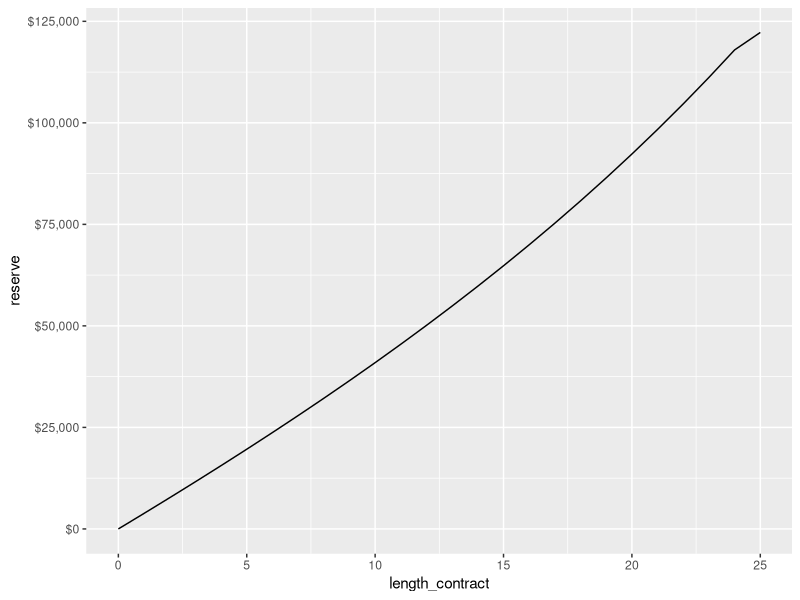

The R script that drew this image:
## ---- chunk 1
knitr::opts_chunk$set(echo = TRUE)
## ---- chunk 2
#want the map function from purrr:
library(tidyverse)
library(scales)
packageVersion("tidyverse")
## ---- chunk 3
x <- 50
T <- 10 
B <- 200000
r <- 0.025
## ---- chunk 4
#0: alive, 1:dead 
mu01 <- function(u){
  a <- 0.002 
  b <- 0.0005 
  return(a + b*(u-50))
}

p_surv <- function(t,s){
  f <- Vectorize(mu01)
  integral <- integrate(f, lower = t, upper = s)$value
  return(exp((-1)*integral))
}

v <- function(t){
  return(exp(-(r*t)))
}
## ---- chunk 5
upper_summand <- function(n){
  v(n+1)*p_surv(x, x + n)*(1 - p_surv(x + n, x + n + 1))
}

lower_summand <- function(n){
  v(n)*p_surv(x, x + n)
}

premium_yearly <- (B*sum(map_dbl(0:(T-1), upper_summand)))/(sum(map_dbl(0:(T-1),  lower_summand)))

premium_yearly
## ---- chunk 6
#want the map function from purrr:
library(tidyverse)
library(scales)
packageVersion("tidyverse")
## ---- chunk 7
x <- 35     #age
T <- 25     #length of contract
r <- 0.035  #interest rate 
E <- 125000 #endownment 
B <- 250000 #death-benfit
## ---- chunk 8
#0: alive, 1: dead
mu01 <- function(t){
  return(0.0015 + 0.0004*(t-35))
}

p_surv <- function(t, s){
  f <- Vectorize(mu01)
  integral <- integrate(f, lower = t, upper = s)$value
  
  ans <- exp(-integral)
  return(ans)
}

#discount factor
v <- function(t){
  return(exp(-(r*t)))
}
## ---- chunk 9
upper_summand <- function(n){
  v(n+1)*p_surv(x, x + n)*(1-p_surv(x + n, x + n +1))
}

lower_summand <- function(n){
  v(n)*p_surv(x, x + n)
}

upper_sum <- sum(map_dbl(0:(T-1), upper_summand))
lower_sum <- sum(map_dbl(0:(T-1), lower_summand))

upper_expression <- v(T)*p_surv(x, x + T)*E + B*upper_sum

yearly_premium <- upper_expression/lower_sum
yearly_premium
## ---- chunk 10

V_star <- function(t){
  
  #inner summands
  summand_1 <- function(t, n){
    (v(n)/v(t))*p_surv(x + t, x +n)
  }

  summand_2 <- function(t, n){
    (v(n+1)/v(t))*p_surv(t + x, n + x)*(1 - p_surv(x + n, x + n +1))
  }
  
  ans <- (v(T)/v(t))*p_surv(x + t, x + T)*E - 
         yearly_premium*sum(map_dbl(t:(T-1),summand_1, t = t)) + B*sum(
                        map_dbl(t:(T-1), summand_2, t = t))
  
  return(ans)
}

length_contract <- 0:T
reserve <- map_dbl(0:T, V_star)

df <- data.frame(length_contract, reserve)
colnames(df) <- c("length_contract", "reserve")

df %>%
  ggplot(aes(x = length_contract, y = reserve)) + 
  geom_line() + 
  scale_y_continuous(labels = dollar)
